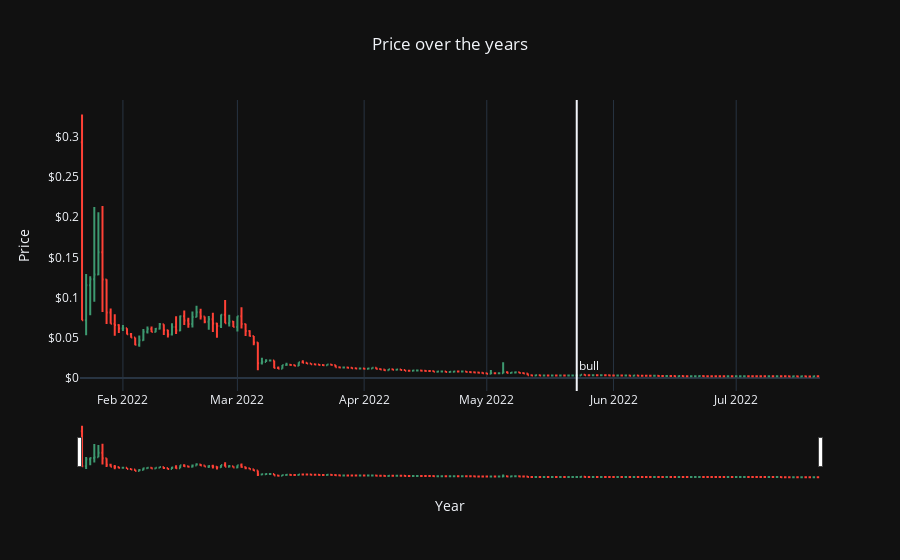

Notebook source saved alongside this figure:
### Markdown cell above
### Ox

### Code cell
#Bull from 2022-05-23 (27.37%) to present

raw_data=pd.read_csv('ox.csv')
raw_data.Date = pd.to_datetime(raw_data.Date)
raw_data["prevClose"] = raw_data.Close.shift(1)
raw_data['change'] = raw_data[['Open','prevClose']].pct_change(axis=1)['prevClose']
result = raw_data.loc[abs(raw_data['change']) > 0.20]
result.loc[:,('change')] = result.loc[:,('change')].multiply(100).round(2).astype(str) + "%"

def date_format(df):
    if isinstance(df, pd.DataFrame):
        if 'Date' in df.columns:
            df.Date = pd.to_datetime(df.Date)
            df[['Year','Month','Day']] = df.Date.apply(lambda x: pd.Series(x.strftime("%Y-%m-%d").split("-")))
    else:
        print("Invalid entry")
    return df
data=date_format(raw_data)
data['Close']=data['Close'].astype(float)
data['Open']=data['Open'].astype(float)
data['High']=data['High'].astype(float)
data['Low']=data['Low'].astype(float)
data['Year']=data['Year'].astype(int)
data['Month']=data['Month'].astype(int)
data['Day']=data['Day'].astype(int)

fig = go.Figure(data=go.Ohlc(x=data['Date'],
                open=data['Open'],
                high=data['High'],
                low=data['Low'],
                close=data['Close']))

fig.update_layout(template='plotly_dark',
    title='Price over the years',
    xaxis_title="Year",
    yaxis_title='Price',title_x=0.5,
    shapes = [dict(x0='2022-05-23', x1='2022-05-23', y0=0, y1=1, xref='x', yref='paper',line_width=2)],
    annotations=[dict(x='2022-05-23', y=0.05, xref='x', yref='paper',showarrow=False, xanchor='left', text='bull')]
)

fig.update_yaxes( # the y-axis is in dollars
    tickprefix="$", showgrid=False
)

fig.update_xaxes(
     showgrid=True
)

fig.show()

### Figure 1 — Plotly figure (JSON) as saved in the notebook; plotly's stock layout.template omitted (floating-point values rounded to 4 significant figures; data arrays with more than 128 entries replaced by an {"elided": "..."} marker saying what was removed)
{"data": [{"close": {"elided": "181 float values"}, "high": {"elided": "181 float values"}, "low": {"elided": "181 float values"}, "open": {"elided": "181 float values"}, "type": "ohlc", "x": {"elided": "181 str values"}}], "layout": {"annotations": [{"showarrow": false, "text": "bull", "x": "2022-05-23", "xanchor": "left", "xref": "x", "y": 0.05, "yref": "paper"}], "shapes": [{"line": {"width": 2}, "x0": "2022-05-23", "x1": "2022-05-23", "xref": "x", "y0": 0, "y1": 1, "yref": "paper"}], "title": {"text": "Price over the years", "x": 0.5}, "xaxis": {"showgrid": true, "title": {"text": "Year"}}, "yaxis": {"showgrid": false, "tickprefix": "$", "title": {"text": "Price"}}}}
